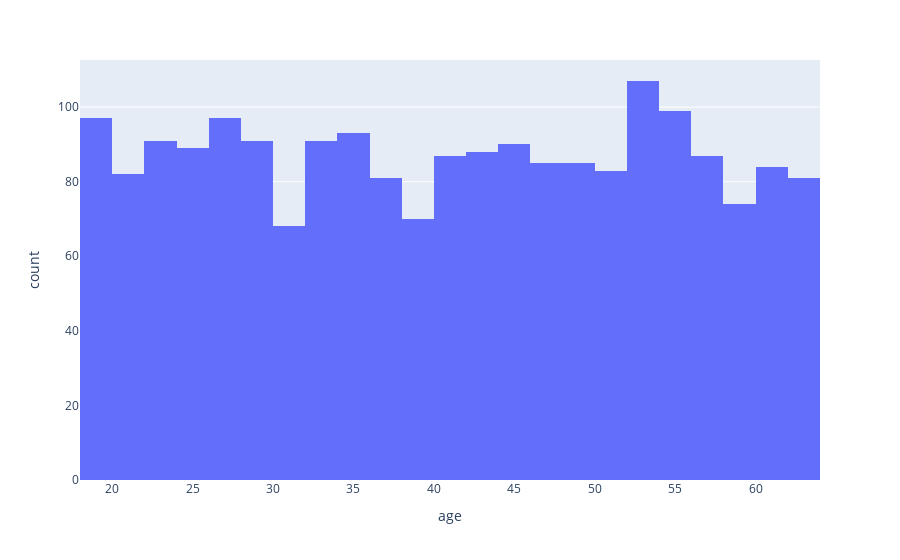

Notebook code cell kept with this figure:
### Code cell
fig = px.histogram(df, x='age')
fig.show()

### Figure 1 — Plotly figure (JSON) as saved in the notebook; plotly's stock layout.template omitted (floating-point values rounded to 4 significant figures; data arrays with more than 128 entries replaced by an {"elided": "..."} marker saying what was removed)
{"data": [{"alignmentgroup": "True", "bingroup": "x", "hovertemplate": "age=%{x}<br>count=%{y}<extra></extra>", "legendgroup": "", "marker": {"color": "#636efa", "pattern": {"shape": ""}}, "name": "", "offsetgroup": "", "orientation": "v", "showlegend": false, "type": "histogram", "x": {"elided": "2000 float values"}, "xaxis": "x", "yaxis": "y"}], "layout": {"barmode": "relative", "legend": {"tracegroupgap": 0}, "margin": {"t": 60}, "xaxis": {"anchor": "y", "domain": [0, 1], "title": {"text": "age"}}, "yaxis": {"anchor": "x", "domain": [0, 1], "title": {"text": "count"}}}}
